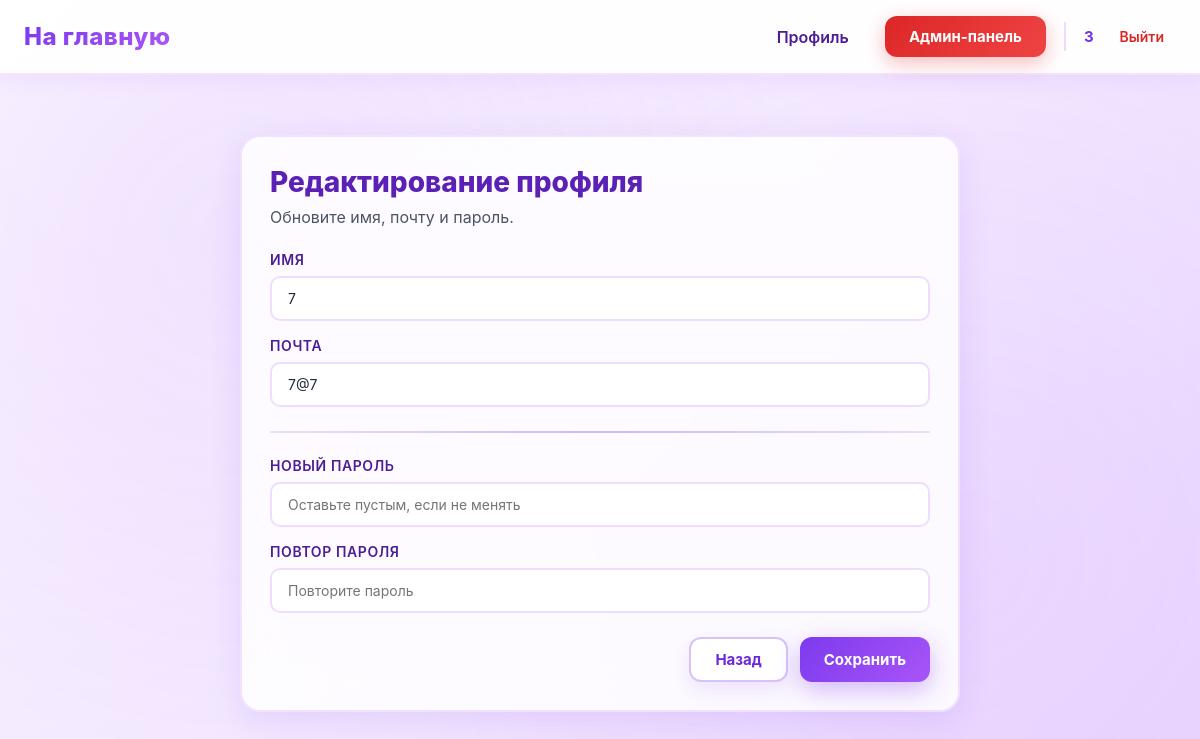
Page /edit/profile/4 (signed in) on the committed database.
### data/users.py (models this page shows, shortened)
class User(SqlAlchemyBase, UserMixin):
    __tablename__ = 'users'
    id = sqlalchemy.Column(sqlalchemy.Integer,
                           primary_key=True, autoincrement=True)
    name = sqlalchemy.Column(sqlalchemy.String, nullable=True)
    email = sqlalchemy.Column(sqlalchemy.String,
                              index=True, unique=True, nullable=True)
    hashed_password = sqlalchemy.Column(sqlalchemy.String, nullable=True)
    elo_rating = sqlalchemy.Column(sqlalchemy.Float, default=1000)
    admin = sqlalchemy.Column(sqlalchemy.Boolean, default=0)
    ban = sqlalchemy.Column(sqlalchemy.Boolean, default=0)
    created_date = sqlalchemy.Column(sqlalchemy.DateTime,
                                     default=datetime.datetime.now)
    submissions = orm.relationship("Submissions", back_populates="user")

### main.py (the view, shortened to what this page needs)
@app.route('/edit/profile', methods=['GET', 'POST'])
@app.route('/edit/profile/<int:user_id>', methods=['GET', 'POST'])
@login_required
@user_ban
def edit_profile(user_id=None):
    subject = session.get('subject')
    db_sess = db_session.create_session()
    if user_id is None:
        user = current_user
    else:
        user = db_sess.get(User, user_id)
        if not user:
            abort(404)
        if user.id != current_user.id and not current_user.admin:
            abort(403)
    message = None
    return render_template(
        'edit_profile.html',
        user=user,
        subject=subject,
        message=message
    )

### data/db_session.py (called while the page is built)
def create_session() -> Session:
    global __factory
    return __factory()

### main.py (called while the page is built)
@login_manager.user_loader
def load_user(user_id):
    db_sess = db_session.create_session()
    return db_sess.get(User, user_id)

def user_ban(func):
    @wraps(func)
    def wrapper(*args, **kwargs):
        if current_user.ban:
            abort(403)
        return func(*args, **kwargs)
    return wrapper

### templates/edit_profile.html (shortened to what this page needs)
{% extends "base.html" %}
{% block styles %}
<link rel="stylesheet" href="{{ url_for('static', filename='edit_profile.css') }}">
{% endblock %}
{% block content %}
<section class="edit-profile">
    <div class="card">
        <div class="card-header">
            <h1>Редактирование профиля</h1>
            <p>Обновите имя, почту и пароль.</p>
        </div>
        <form class="form" method="post">
            <label class="field">
                <span>Имя</span>
                <input type="text" name="name" value="{{ user.name or '' }}" required>
            </label>
            <label class="field">
                <span>Почта</span>
                <input type="email" name="email" value="{{ user.email or '' }}" required>
            </label>
            <div class="divider"></div>
            <label class="field">
                <span>Новый пароль</span>
                <input type="password" name="password" placeholder="Оставьте пустым, если не менять">
            </label>
            <label class="field">
                <span>Повтор пароля</span>
                <input type="password" name="password_confirm" placeholder="Повторите пароль">
            </label>
            <div class="actions">
                <a class="btn btn-secondary" href="/profile/{{ user.id }}">Назад</a>
                <button class="btn btn-primary" type="submit">Сохранить</button>
            </div>
        </form>
    </div>
</section>
{% endblock %}

### templates/base.html (shortened to what this page needs)
<!doctype html>
<html lang="ru">
<head>
    <link rel="stylesheet" href="{{ url_for('static', filename='base.css') }}">
    {% block styles %}{% endblock %}
</head>
<body>
<header class="site-header">
    <nav class="navbar">
        <div class="nav-left">
            {% if session.get('subject') and session.get('subject') != 'subject' %}
            <a class="logo" href="/{{ session.get('subject') }}/">На главную</a>
            {% else %}
            <a class="logo" href="/">На главную</a>
            {% endif %}
        </div>
        <div class="nav-right">
            {% if current_user.is_authenticated %}
                <a class="nav-link" href="/profile">Профиль</a>
                {% if current_user.admin %}
                    <a class="btn btn-admin" href="/admin">Админ-панель</a>
                {% endif %}
                <div class="user-menu">
                    <span class="username">{{ current_user.name }}</span>
                    <a class="logout" href="/logout">Выйти</a>
                </div>
            {% else %}
                <a class="btn btn-outline" href="/login">Войти</a>
                <a class="btn btn-primary" href="/register">Регистрация</a>
            {% endif %}
        </div>
    </nav>
</header>
<main class="page-content">
    {% block content %}{% endblock %}
</main>
</body>
</html>

### static/base.css (style rules this page uses)
* { box-sizing: border-box; margin: 0; padding: 0; font-family: "Inter", "Segoe UI", Arial, sans-serif; }
body { background: linear-gradient(135deg, #faf5ff 0%, #f3e8ff 50%, #e9d5ff 100%); background-attachment: fixed; color: #1f2937; min-height: 100vh; position: relative; }
body::before { content: ''; position: fixed; top: 0; left: 0; right: 0; bottom: 0; background: radial-gradient(circle at 20% 30%, rgba(168, 85, 247, 0.08) 0%, transparent 50%), radial-gradient(circle at 80% 70%, rgba(192, 132, 252, 0.08) 0%, transparent 50%), radial-gradient(circle at 50% 50%, rgba(233, 213, 255, 0.1) 0%, transparent 50%); pointer-events: none; z-index: 0; }
.site-header { background: rgba(255, 255, 255, 0.95); backdrop-filter: blur(20px); border-bottom: 2px solid rgba(168, 85, 247, 0.15); box-shadow: 0 4px 20px rgba(168, 85, 247, 0.1); position: relative; z-index: 100; }
.navbar { max-width: 1200px; margin: 0 auto; padding: 16px 24px; display: flex; align-items: center; justify-content: space-between; }
.logo { font-size: 24px; font-weight: 800; text-decoration: none; background: linear-gradient(135deg, #7c3aed, #a855f7); -webkit-background-clip: text; -webkit-text-fill-color: transparent; background-clip: text; letter-spacing: 0.5px; transition: all 0.3s ease; position: relative; }
.logo::after { content: ''; position: absolute; bottom: -4px; left: 0; width: 0; height: 3px; background: linear-gradient(90deg, #7c3aed, #a855f7); border-radius: 2px; transition: width 0.3s ease; }
.nav-left, .nav-right { display: flex; align-items: center; gap: 18px; position: relative; z-index: 10; }
.nav-link { text-decoration: none; color: #4c1d95; font-weight: 600; padding: 10px 18px; border-radius: 12px; transition: all 0.3s ease; position: relative; background: transparent; }
.btn-admin { background: linear-gradient(135deg, #dc2626, #ef4444); color: #ffffff !important; box-shadow: 0 6px 20px rgba(220, 38, 38, 0.3); position: relative; overflow: hidden; font-weight: 700; padding: 10px 20px; border-radius: 12px; text-decoration: none; transition: all 0.3s ease; }
.btn-admin::before { content: ''; position: absolute; top: 50%; left: 50%; width: 0; height: 0; border-radius: 50%; background: rgba(255, 255, 255, 0.2); transform: translate(-50%, -50%); transition: width 0.6s ease, height 0.6s ease; }
.user-menu { display: flex; align-items: center; gap: 14px; padding-left: 18px; border-left: 2px solid rgba(168, 85, 247, 0.2); }
.username { font-size: 15px; font-weight: 700; color: #5b21b6; background: linear-gradient(135deg, #6d28d9, #7c3aed); -webkit-background-clip: text; -webkit-text-fill-color: transparent; background-clip: text; }
.logout { text-decoration: none; font-size: 14px; color: #dc2626; font-weight: 600; padding: 6px 12px; border-radius: 8px; transition: all 0.2s ease; }
.btn { text-decoration: none; font-size: 15px; padding: 11px 24px; border-radius: 12px; font-weight: 700; transition: all 0.3s cubic-bezier(0.4, 0, 0.2, 1); position: relative; overflow: hidden; z-index: 1; display: inline-block; }
.btn::before { content: ''; position: absolute; top: 50%; left: 50%; width: 0; height: 0; border-radius: 50%; background: rgba(255, 255, 255, 0.2); transform: translate(-50%, -50%); transition: width 0.6s ease, height 0.6s ease; z-index: -1; }
.btn-primary { background: linear-gradient(135deg, #7c3aed, #a855f7); color: #ffffff; box-shadow: 0 8px 25px rgba(124, 58, 237, 0.35); border: none; }
.page-content { max-width: 1200px; margin: 40px auto; padding: 0 20px; position: relative; z-index: 10; animation: fadeIn 0.6s ease-out; }
.card { background: rgba(255, 255, 255, 0.85); backdrop-filter: blur(20px); border: 2px solid rgba(168, 85, 247, 0.15); border-radius: 20px; padding: 28px; box-shadow: 0 8px 32px rgba(124, 58, 237, 0.12); transition: all 0.3s ease; }
h1, h2, h3, h4, h5, h6 { color: #5b21b6; font-weight: 800; }
p { color: #374151; line-height: 1.6; }
a { color: #7c3aed; }
input, textarea, select { background: #ffffff; border: 2px solid rgba(168, 85, 247, 0.2); border-radius: 10px; padding: 12px 16px; color: #1f2937; font-size: 14px; transition: all 0.3s ease; }

### rows in the picture
User: name "3"
User: name "7", email "7@7"
